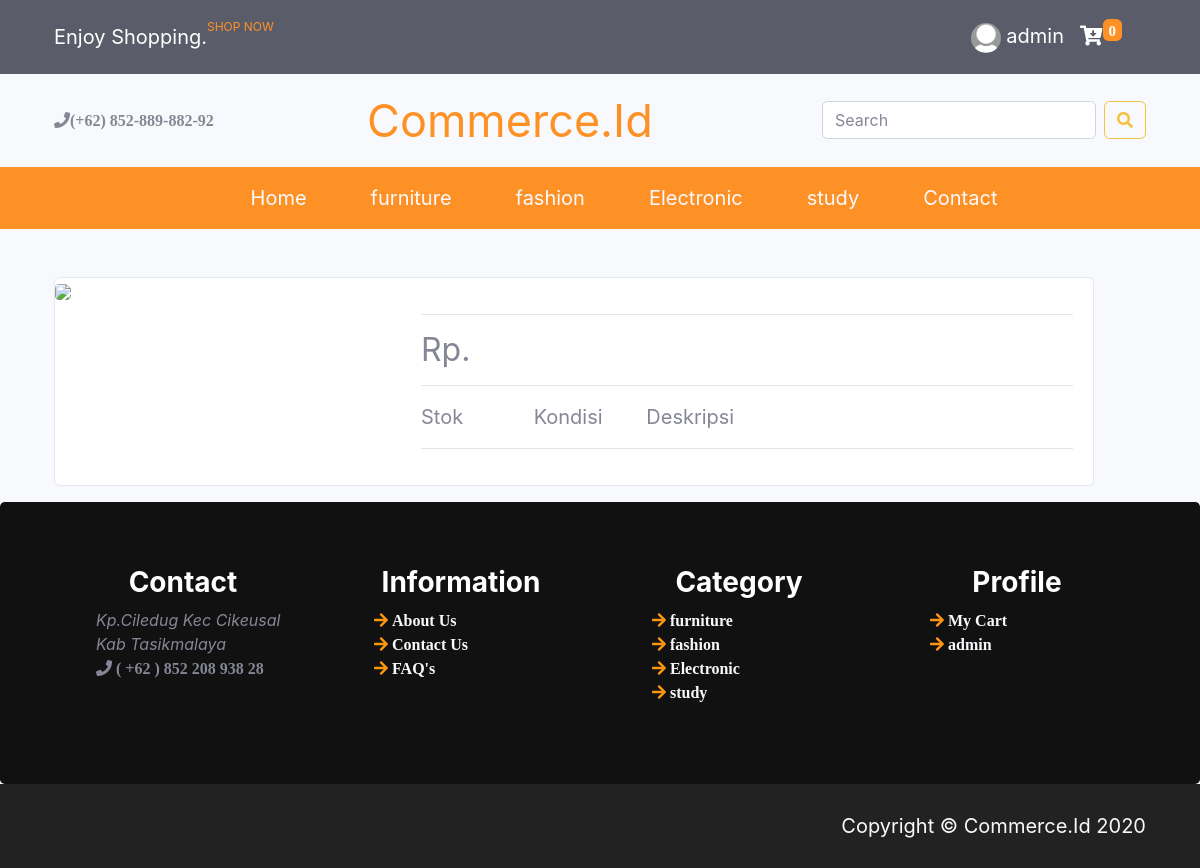
The page /php/index/detailproduk.php (signed in) on the database its author committed.
### tables this page shows
CREATE TABLE `user` (
  `id` int(11) NOT NULL,
  `nama` varchar(225) NOT NULL,
  `email` varchar(225) NOT NULL,
  `password` varchar(225) NOT NULL,
  `image` varchar(225) NOT NULL,
  `role_id` int(11) NOT NULL,
  `address` text NOT NULL
);

CREATE TABLE `kategori` (
  `id` int(11) NOT NULL,
  `nama` varchar(225) NOT NULL
);

### php/template/user.php (called while the page is built)
<?php
   include "../logic/logickoneksi.php";
   $email = $_SESSION['login'];
   $user = mysqli_query($conn,"SELECT * FROM user WHERE email = '$email'");
   $datauser = mysqli_fetch_assoc($user);
?>

### php/logic/logickeranjang.php (called while the page is built, shortened)
<?php
include "../template/user.php";
$userid = $datauser['id'];
$keranjangs = mysqli_query($conn,"SELECT produk.*, user.id as user_id, kategori.nama FROM ((keranjang INNER JOIN produk ON keranjang.produk_id = produk.id INNER JOIN user ON keranjang.user_id = user.id INNER JOIN kategori ON produk.id_kategori = kategori.id)) WHERE user_id = '$userid'");
$jumlahKeranjangs = mysqli_num_rows($keranjangs);

### php/template/templatenav.php (the view, shortened to what this page needs)
<?php
$kategoris = mysqli_query($conn,"SELECT * FROM kategori");
?>
<nav class="navbar navbar-expand-lg navbar-light" style="background:#fe9126">
    <div class="container">
        <div class="collapse navbar-collapse mx-auto" id="nav">
            <div class="navbar-nav mx-auto">
                <div class="nav-item ml-5" style="font-size:20px;">
                    <a class="nav-link text-light" href="../index/index.php">Home</a>
                </div>
                <?php foreach ($kategoris as $kategori) { ?>
                <div class="nav-item ml-5" style="font-size:20px;">
                    <a class="nav-link text-light" href="kategori.php?id=<?= $kategori['id'];?>"><?= $kategori['nama']?></a>
                </div>
                <?php } ?>
                <div class="nav-item ml-5" style="font-size:20px;">
                    <a class="nav-link text-light" href="contact.php">Contact</a>
                </div>
            </div>
        </div>
    </div>
</nav>

### php/template/templatelogin.php (shortened to what this page needs)
<div class="navbar navbar-expand-lg navbar-dark bg-dark text-light">
    <div class="container">
        <div class="navbar-brand">
            <p class="navbar-nav"> Enjoy Shopping.
                <sub>
                    <small><a style="color:#fe9126;text-decoration:none;" href="../index/index.php">SHOP NOW</a></small>
                </sub>
            </p>
        </div>
        <div class="navbar-brand ml-auto">
            <ul class="navbar-nav">
                <?php if(!isset($_SESSION['login'])) : ?>
                <li class="nav-item">
                    <a class="nav-link" href="../auth/register.php" style="color:#fff;"> Create Account </a>
                </li>
                <li class="nav-item">
                    <a class="nav-link" href="../auth/login.php" style="color:#fff;">Login</a>
                </li>
                <?php else : ?>
                <?php
                    include "../template/user.php";
                    include "../logic/logickeranjang.php";
                ?>
                <div class="nav-item dropdown no-arrow">
                    <a class="nav-link dropdown-toggle" href="#" id="userDropdown" role="button" data-toggle="dropdown" aria-haspopup="true" aria-expanded="false" style="font-size:20px;color:#fff;">
                    <img class="img-profile rounded-circle" src="../../img/profile/<?= $datauser['image']?>" style="width:30px;">
                    <?= $datauser['nama'];?>
                    </a>
                </div>
                <?php endif;?>
                <li class="nav-item">
                    <?php if(isset($_SESSION['login'])) : ?>
                    <a class="nav-link" href="../index/keranjang.php" style="color:#fff;"> <i class="fas fa-cart-arrow-down"><sup class="badge" style="background:#fe9126;"><?= $jumlahKeranjangs?></sup></i> </a>
                    <?php else : ?>
                    <a class="nav-link" href="../index/keranjang.php" style="color:#fff;"> <i class="fas fa-cart-arrow-down"><sup class="badge badge-danger">0</sup></i> </a>
                    <?php endif;?>
                </li>
            </ul>
        </div>
    </div>
</div>

### php/template/jumbotron.php (shortened to what this page needs)
<div class="jumbotron fluid-jumbotron" style="background:#111;margin-bottom:0px;">
    <div class="container">
        <div class="row">
            <div class="col-md-3 text-center">
                <h3 style="color:#fff;font-weight:bold;">Contact</h3>
                <ul class="text-left" style="list-style:none;">
                    <li>
                        <i class="">Kp.Ciledug Kec Cikeusal Kab Tasikmalaya</span></i>
                    </li>
                    <li>
                        <i class="fas fa-phone" aria-hidden="true"> ( +62 ) 852 208 938 28</i>
                    </li>
                </ul>
            </div>
            <div class="col-md-3 text-center">
                <h3 style="color:#fff;font-weight:bold;">Information</h3>
                <ul class="text-left" style="list-style:none;">
                    <li>
                        <i class="fa fa-arrow-right" aria-hidden="true" style="color:#fe9612;">
                            <a class="text-light" href="#" style="text-decoration:none;">About Us</a>
                        </i>
                    </li>
                    <li>
                        <i class="fa fa-arrow-right" aria-hidden="true" style="color:#fe9612;">
                            <a class="text-light" href="#" style="text-decoration:none;">Contact Us</a>
                        </i>
                    </li>
                    <li>
                        <i class="fa fa-arrow-right" aria-hidden="true" style="color:#fe9612;">
                            <a class="text-light" href="#" style="text-decoration:none;">FAQ's</a>
                        </i>
                </ul>
            </div>
            <div class="col-md-3 text-center">
                <h3 style="color:#fff;font-weight:bold;">Category</h3>
                <ul class="text-left" style="list-style:none;">
                    <?php $kategoris = mysqli_query($conn,"SELECT * FROM kategori");?>
                    <?php foreach($kategoris as $kategori) :?>
                    <li>
                        <i class="fa fa-arrow-right" aria-hidden="true" style="color:#fe9612;">
                            <a class="text-light" href="#" style="text-decoration:none;"><?= $kategori['nama'];?></a>
                        </i>
                    </li>
                    <?php endforeach;?>
                </ul>
            </div>
            <div class="col-md-3 text-center">
                <h3 style="color:#fff;font-weight:bold;">Profile</h3>
                <ul class="text-left" style="list-style:none;">
                    <li>
                        <i class="fa fa-arrow-right" aria-hidden="true" style="color:#fe9612;">
                            <a class="text-light" href="#" style="text-decoration:none;">My Cart</a>
                        </i>
                    </li>
                    <?php if(!isset($_SESSION['login'])) : ?>
                    <li>
                        <i class="fa fa-arrow-right" aria-hidden="true" style="color:#fe9612;">
                            <a class="text-light" href="#" style="text-decoration:none;">Login</a>
                        </i>
                    </li>
                    <li>
                        <i class="fa fa-arrow-right" aria-hidden="true" style="color:#fe9612;">
                            <a class="text-light" href="#" style="text-decoration:none;">Create Account</a>
                        </i>
                    </li>
                    <?php else : ?>
                    <li>
                        <i class="fa fa-arrow-right" aria-hidden="true" style="color:#fe9612;">
                            <a class="text-light" href="#" style="text-decoration:none;"><?= $datauser['nama'];?></a>
                        </i>
                    </li>
                    <?php endif;?>
                </ul>
            </div>
        </div>
    </div>
</div>

### rows shown on the page
user: image (placeholder picture), nama "admin"
kategori: nama "furniture"
kategori: nama "fashion"
kategori: nama "Electronic"
kategori: nama "study"

### other values the page prints
$jumlahKeranjangs "0"
